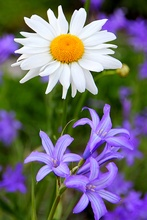
%> input picture pa1/Daisy.JPG, 147 x 220 px, shrunk from 400 x 600 before the run
$ octave RobertsEdgeMain.m   (GNU Octave 9; MATLAB toolbox functions it lacks are replaced by stand-ins)
%> lines starting %> are read from the running program, lines starting %| are printed output that depends on the picture; in (x1, y1, x2, y2) boxes, pixels count from 0 and x2, y2 are one past the last pixel; in counts of white or black regions, pixels touching at a corner belong together; the program's own positions count from 1
### pa1/RobertsEdge.m
function [G, Theta] = RobertsEdge(A)
%%
%       [ 1   0 ]             [ 0   1 ]
% G_x = |       | * A   G_y = |       | * A
%       [ 0  -1 ]             [-1   0 ]
%
% Where A is source image, G_x and G_y are two images
% which at each point contain the horizontal and vertical
% derivative approximations respectively.
%
% Gradient magnitude: G = sqrt((G_x)^2 + (G_y)^2))
%
% Gradient's direction: Theta = actan(G_y, G_x)

%%
[M, N] = size(A);
G = zeros(M, N); % Gradient magnitude
Theta = zeros(M, N); % Gradient's direction
for i=1:M-1
    for j=1:N-1
        % X-axis Roberts mask
        G_x=(A(i,j)-A(i+1,j+1));
        % Y-axis Roberts mask
        G_y=(A(i+1,j)-A(i,j+1));
        % Gradient magnitude
        G(i,j)=sqrt(G_x.^2+G_y.^2);
% [7 lines of commented-out code are left out]
        Theta(i,j) = atan2(G_y,G_x);

    end
end

end

### pa1/OTSUThreshold.m
function Threshold = OTSUThreshold(Input)
%%% Credited by Wikipedia "Otsu's method"
%%% Adjusted to match my project
[M, N] = size(Input);
Input_vector = reshape(Input,[1, M*N]);
Bins = 256;
Counter = hist(Input_vector,Bins);
Mean = Counter/ sum(Counter);

for i = 1 : Bins
   Mean_L = sum(Mean(1 : i));
   Mean_H = sum(Mean(i + 1 : end));
   Miu_L = sum(Mean(1 : i) .* (1 : i)) / Mean_L;
   Miu_H = sum(Mean(i + 1 : end) .* (i + 1 : Bins)) / Mean_H;
   Sigma(i) = Mean_L * Mean_H * (Miu_L - Miu_H)^2;
end

[~,Threshold] = max(Sigma(:));
end

### pa1/Expansion.m
function Expand = Expansion(A, Threshold)
display('--- Expansion Step ---');
fprintf('\n');

[M, N] = size(A);
Expand = zeros(M, N);
% Binarization
Expand(A > Threshold) = 1;
Expand(A <= Threshold) = 0;
iteration = 1;
while(iteration < 6)
    display(['Expansion iteration = ', num2str(iteration)])

    for i=2:M-1
        for j=2:N-1
            Pos(1) = Expand(i,   j);
            Pos(2) = Expand(i-1, j);
            Pos(3) = Expand(i,   j+1);
            Pos(4) = Expand(i+1, j);
            Pos(5) = Expand(i,   j-1);
            Number = sum(Pos(2:5));
            if (Number == 4)
                Expand(i,j) = 1;
            end
        end
    end
    iteration = iteration + 1;

end

% Convert to uint8 format
Expand(Expand == 1) = 255;
Expand(Expand == 0) = 0;
fprintf('\n');
end

### pa1/Thining.m
function Thin = Thining(A, Threshold)
%%%%%% The format of input image should be "double", or we need the
%%%%%% following step.
% Input = double(Input)
%
%     [ 9 2 3 ]
% A = | 8 1 4 |
%     [ 7 6 5 ]
%
display('--- Thining Step ---');
fprintf('\n');
% Dimensions
[M, N] = size(A);
Binary = zeros(M, N);
Thin = zeros(M, N); % Thinned image

% Binarization
Binary(A > Threshold) = 1;
Binary(A <= Threshold) = 0;

% Start thining
iteration = 1;
flag = 1;
while flag && iteration < 1000;
    display(['Thining iteration = ', num2str(iteration)]);

    flag = 0;
    Mark = zeros(M, N); % Mark matrix

    for j = 2:N-1
        for i = 2:M-1
            % Deal with the position with value = 1.
            if (Binary(i,j) > 0)
                Pos(1) = Binary(i,   j);
                Pos(2) = Binary(i-1, j);
                Pos(3) = Binary(i-1, j+1);
                Pos(4) = Binary(i,   j+1);
                Pos(5) = Binary(i+1, j+1);
                Pos(6) = Binary(i+1, j);
                Pos(7) = Binary(i+1, j-1);
                Pos(8) = Binary(i,   j-1);
                Pos(9) = Binary(i-1, j-1);

                % Count N()
                N = sum(Pos(2:9));

                % Count S()
                S = 0;
                transition = Pos(9);
                for k = 2:9
                    if (Pos(k) + transition) == 1
                        S = S + 1;
                    end
                    transition = Pos(k);
                end
                S = S/2;

                % Check remove condition
                PP1 = Pos(2)*Pos(4)*Pos(6);
                PP2 = Pos(4)*Pos(6)*Pos(8);
                if (Pos(1)==1 && N>=2 && N<=6 && S==1 && PP1 == 0 && PP2 == 0 && Pos(7) ~= 0)
                    Mark(i,j) = 1;
                end


% [6 lines of commented-out code are left out]

            end
        end
    end

    % Delete marked pixel
    Binary(Mark > 0) = 0;

    % Check flag
    if sum(Mark(:)) > 0
        flag = 1;
    end
    iteration = iteration + 1;

end

% Convert to uint8 format
Thin(Binary == 1) = 255;
Thin(Binary == 0) = 0;
fprintf('\n');
end

### pa1/ThinningModified.m
function Thin = ThinningModified(A)

display('--- Modified Thining Step ---');
fprintf('\n');

% Dimension
[M, N] = size(A);
Binary = zeros(M, N);
Thin = zeros(M, N);

% Binarization
Binary(A == 255) = 1;

%     [ 9 2 3 ]
% A = | 8 1 4 |
%     [ 7 6 5 ]


% Start thining
iteration = 1;
flag = 1;
while flag && iteration < 1000;
    display(['Modified thining iteration = ', num2str(iteration)]);
    flag = 0;
    Mark = zeros(M, N);

    for j = 2:N-1
        for i = 2:M-1
            % Deal with the position with value = 1.
            if (Binary(i,j) > 0)
                Pos(1) = Binary(i,   j);
                Pos(2) = Binary(i-1, j);
                Pos(3) = Binary(i-1, j+1);
                Pos(4) = Binary(i,   j+1);
                Pos(5) = Binary(i+1, j+1);
                Pos(6) = Binary(i+1, j);
                Pos(7) = Binary(i+1, j-1);
                Pos(8) = Binary(i,   j-1);
                Pos(9) = Binary(i-1, j-1);

                % Check remove condition
                if(Pos(2) == 1 && Pos(4) == 1)
                    Mark(i,j) = 1;
                end
                if(Pos(2)==1 && Pos(9) == 1 && sum(Pos(3:8))==0)
                    Mark(i,j) = 1;
                end
% [11 lines of commented-out code are left out]
            end
        end
    end

    % Delete marked pixel
    Binary(Mark > 0) = 0;

    % Check flag
    if sum(Mark(:)) > 0
        flag = 1;
    end
    iteration = iteration + 1;

end

% Convert to uint8 format
Thin(Binary == 1) = 255;
Thin(Binary == 0) = 0;

fprintf('\n');
end

### pa1/RobertsEdgeMain.m
clear all;
close all;

%% My main implementation
%%% Input format: uint8
%%% Processing format: double
%%% Output format: uint8
A_origin = imread('Daisy.jpg'); % Read original image
%> A_origin is the input picture: size 220x147x3 uint8; mean R, G, B 112.5, 109.1, 112.7
A_gray = rgb2gray(A_origin); % convert original RGB image into Gray image
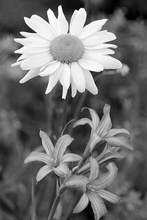
%> A_gray: size 220x147 uint8; min 0, max 255, mean 110.5
A = double(A_gray); % convert uint8 into double

[M, N] = size(A);
%> M = 220; N = 147


%% Edge Detection
[G_origin, Theta] = RobertsEdge(A);
%> after the loop in RobertsEdge, `for i=1:M-1`:
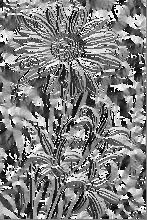
%> Theta: size 220x147 double; min -3.14, max 3.14, mean 0.037; drawn with min black and max white

%% OTSU Threshold
Threshold = OTSUThreshold(G_origin);
%> in OTSUThreshold, `Counter = hist(Input_vector,Bins);`: Counter = 256 values, max 3291 at index 3, min 0 at index 191, mean 126.3
%> in OTSUThreshold, `Mean = Counter/ sum(Counter);`: Mean = 256 values, max 0.102 at index 3, min 0 at index 191, mean 0.00391
%> the loop in OTSUThreshold, `for i = 1 : Bins` made 256 passes
%> (Mean_L, Mean_H, Miu_L, Miu_H) on passes 1 to 3: (0.0442, 0.956, 1, 18.15), (0.0871, 0.913, 1.49, 18.91), (0.189, 0.811, 2.3, 20.91)
%> in OTSUThreshold, `[~,Threshold] = max(Sigma(:));`: Threshold = 58
%> Threshold = 58

%% Thresholding of the gradient magnitude

G_origin(G_origin > 255) = 255;
%> G_origin: size 220x147 double; min 0, max 255, mean 18.1
Input_vector = reshape(G_origin,[1, M*N]);
Bins = 256;
Counter = hist(Input_vector,Bins);
%> Counter = 256 values, max 2673 at index 6, min 0 at index 227, mean 126.3
bar(Counter,0.3)
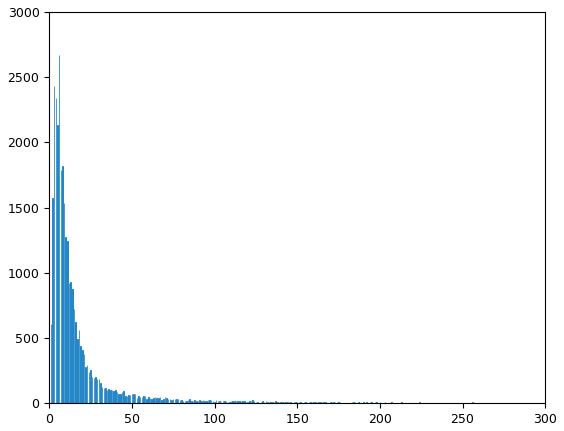
%> figure redrawn from the program's plot data; tallest bar 2673 high, from x = 5.85 to 6.15

G_threshold = G_origin;
G_threshold(G_origin < Threshold) = 0;

G_threshold1 = G_origin;
G_threshold1(G_origin < 20) = 0;

G_threshold2 = G_origin;
G_threshold2(G_origin < 80) = 0;

G_threshold3 = G_origin;
G_threshold3(G_origin < 120) = 0;


%% Expansion
G_expand = Expansion(G_threshold, Threshold);
%> in Expansion, `Expand(A > Threshold) = 1;`:
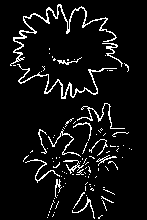
%> Expand: size 220x147 double; values 0 (black) and 1 (white), 6.9% white in thin lines or dots, all inside (x1, y1, x2, y2) = (10, 4, 132, 219)
%> after the loop in Expansion, `while(iteration < 6)`: Pos = [0 0 0 0 0]; iteration = 6

%% Thining
G_thin = Thining(G_expand, Threshold);
%> after the loop in Thining, `while flag && iteration < 1000;`:
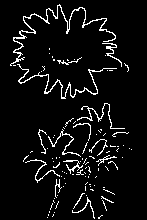
%> Binary: size 220x147 double; values 0 (black) and 1 (white), 6.1% white in thin lines or dots, all inside (x1, y1, x2, y2) = (10, 4, 132, 219)
%> after the loop in Thining, `while flag && iteration < 1000;`: N = 0; Pos = [1 0 0 0 0 0 0 0 0]; S = 0; iteration = 3; transition = 0

%% Modified thinning
G_Thin = ThinningModified(G_thin);
%> after the loop in ThinningModified, `while flag && iteration < 1000;`:
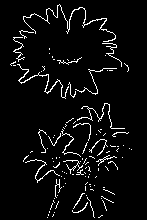
%> Binary: size 220x147 double; values 0 (black) and 1 (white), 5.1% white in thin lines or dots, all inside (x1, y1, x2, y2) = (10, 4, 132, 218)
%> after the loop in ThinningModified, `while flag && iteration < 1000;`: Mark: size 220x147 double; every value is 0
%> after the loop in ThinningModified, `while flag && iteration < 1000;`: iteration = 4

%% Convert data format
G_gray = uint8(G_origin);
G_threshold = uint8(G_threshold);
%> G_threshold: size 220x147 uint8
G_threshold1 = uint8(G_threshold1);
%> G_threshold1: size 220x147 uint8
G_threshold2 = uint8(G_threshold2);
%> G_threshold2: size 220x147 uint8
G_threshold3 = uint8(G_threshold3);
%> G_threshold3: size 220x147 uint8
G_thin = uint8(G_thin);
G_Thin = uint8(G_Thin);

%% Plot

figure(1),
subplot(1,3,1);
imshow(A_origin); title('Original');
subplot(1,3,2);
imshow(A_gray); title('Gray');
subplot(1,3,3);
imshow(G_gray); title('Edge');

figure(2),
imshow(Theta,[]), title('Gradient direction [-\pi,\pi]')
colormap(hot), colorbar, caxis([-pi pi])

figure(3),
subplot(1,4,1);
imshow(G_threshold); title('Edge with OTSU-thresholding');
subplot(1,4,2);
imshow(G_threshold1); title('Edge with Manual-threshold = 20');
subplot(1,4,3);
imshow(G_threshold2); title('Edge with Manual-threshold = 80');
subplot(1,4,4);
imshow(G_threshold3); title('Edge with Manual-threshold = 120');

figure(4),
subplot(1,4,1);
imshow(G_gray); title('Edge');
subplot(1,4,2);
imshow(G_threshold); title('Edge with OTSU-thresholding');
subplot(1,4,3);
imshow(G_thin); title('Edge with thinning');
subplot(1,4,4)
imshow(G_Thin); title('Edge with modified-thinning');


%% Comparison with MATLAB function
G_orimat = edge(A, 'Roberts');
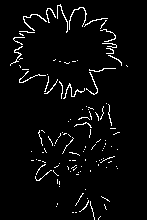
%> G_orimat: size 220x147 logical; 3.7% white in thin lines or dots, all inside (x1, y1, x2, y2) = (10, 4, 128, 220)

figure(5),
subplot(1,2,1);
imshow(G_Thin); title('My Function');
subplot(1,2,2);
imshow(G_orimat); title('MATLAB Function');
% figure(6),
% [Gmag,Gdir] = imgradient(A,'roberts');
% imshow(Gdir);

$ run again, with pa1/Sunflower.JPG copied over pa1/Daisy.JPG
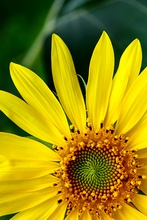
%> input picture pa1/Sunflower.JPG, 147 x 220 px, shrunk from 400 x 600 before the run
%> A_origin is the input picture: size 220x147x3 uint8; mean R, G, B 150.8, 137, 12.2
%> in OTSUThreshold, `Counter = hist(Input_vector,Bins);`: Counter = 256 values, max 2813 at index 2, min 0 at index 231, mean 126.3
%> Mean = 256 values, max 0.087 at index 2, min 0 at index 231, mean 0.00391
%> the loop in OTSUThreshold, `for i = 1 : Bins` made 256 passes
%> (Mean_L, Mean_H, Miu_L, Miu_H) on passes 1 to 3: (0.0346, 0.965, 1, 28.31), (0.122, 0.878, 1.72, 30.91), (0.194, 0.806, 2.2, 33.43)
%> in OTSUThreshold, `[~,Threshold] = max(Sigma(:));`: Threshold = 64
%> after the loop in Expansion, `while(iteration < 6)`:
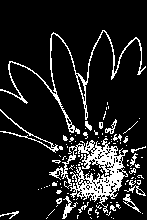
%> Expand: size 220x147 double; values 0 (black) and 1 (white), 13% white in thin lines or dots, all inside (x1, y1, x2, y2) = (0, 30, 146, 219)
%> after the loop in Expansion, `while(iteration < 6)`: Pos = [0 0 0 0 0]; iteration = 6
%> after the loop in Thining, `while flag && iteration < 1000;`: Mark = 220 rows, first 12: [0 0; 0 0; 0 0; 0 0; 0 0; 0 0; 0 0; 0 0; 0 0; 0 0; 0 0; 0 0]; N = 2; PP1 = 0; Pos = [1 0 0 0 0 0 0 1 1]; S = 1; iteration = 3; transition = 1
%> after the loop in ThinningModified, `while flag && iteration < 1000;`: Pos = [1 0 0 0 0 0 0 0 1]; iteration = 4
%> `G_orimat = edge(A, 'Roberts');`:
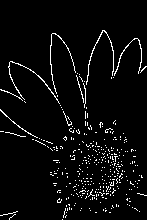
%> G_orimat: size 220x147 logical; 4.4% white in thin lines or dots, all inside (x1, y1, x2, y2) = (0, 30, 147, 220)
